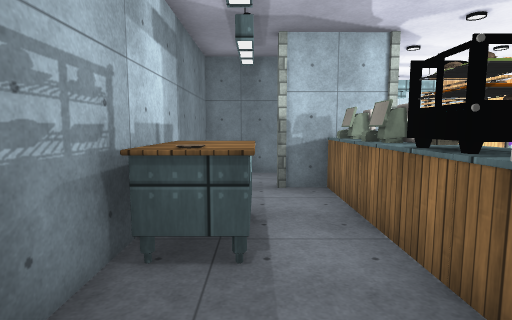
View 1 (above)

24 first-person views from a walk through a scene from a Unity 3-D project. The camera is 1.5 m above the floor, tilts 6° down and sees 80° across. Doors are open. The floor is counted in squares, 1 m on a side. Each view is taken from the middle of a square. On the plan, view 1 faces up. The plan holds only what a view shows up to about 15 squares ahead; the rest is blank. The place goes on beyond the plan. The player character is not drawn. Some animated figures are left out. Some surface patterns are stand-ins.

View 2
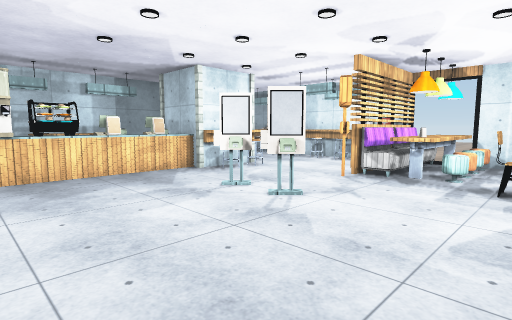

View 3
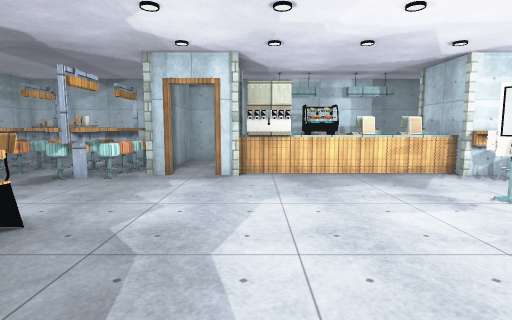

View 4
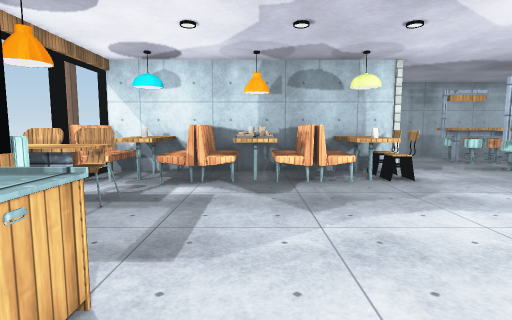

View 5
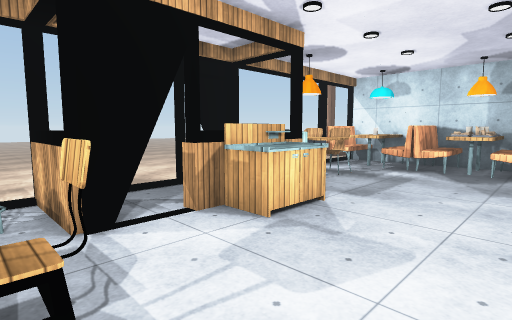

View 6
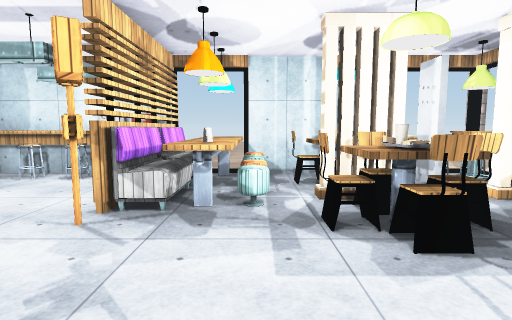

View 7
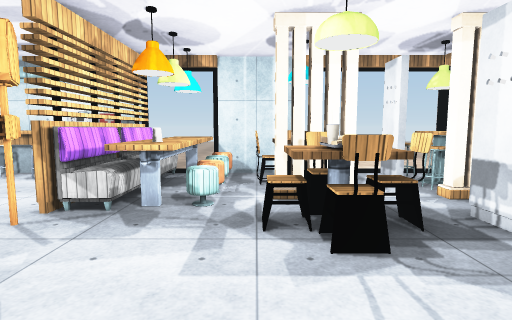

View 8
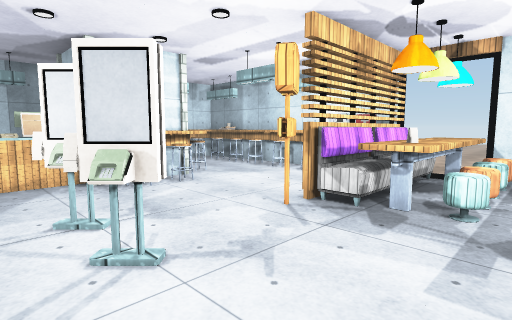

View 9
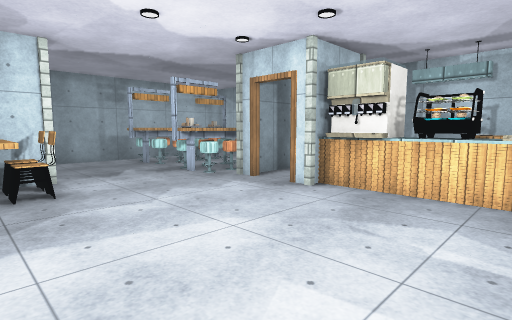

View 10
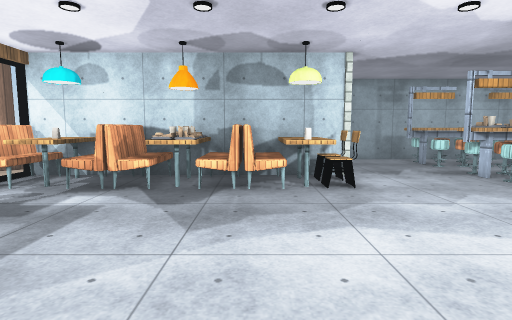

View 11
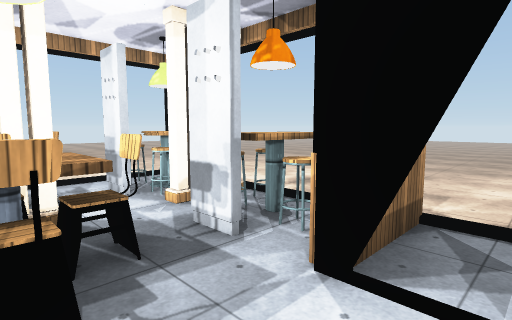

View 12
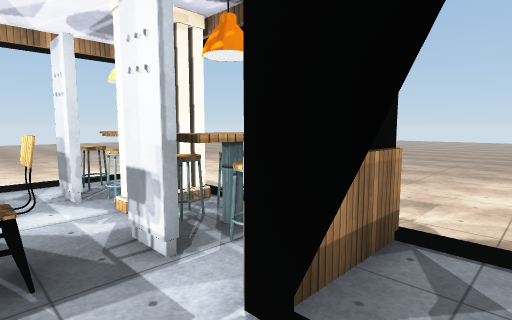

View 13
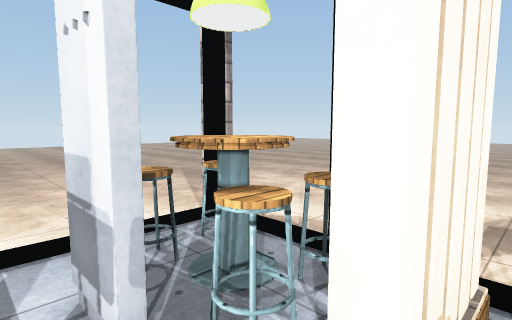

View 14
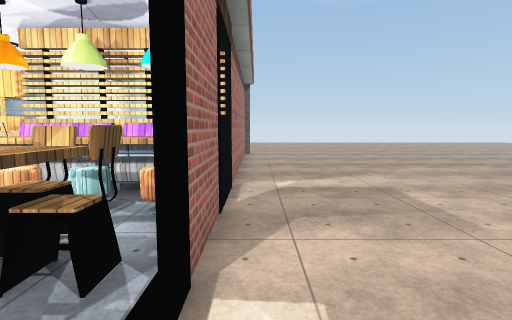

View 15
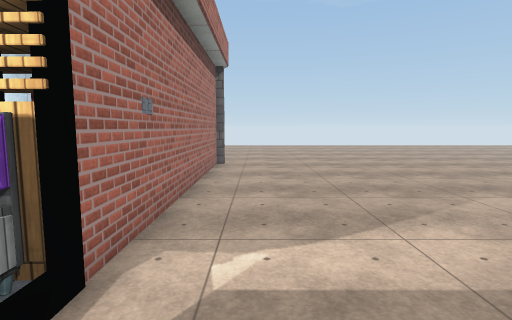

View 16
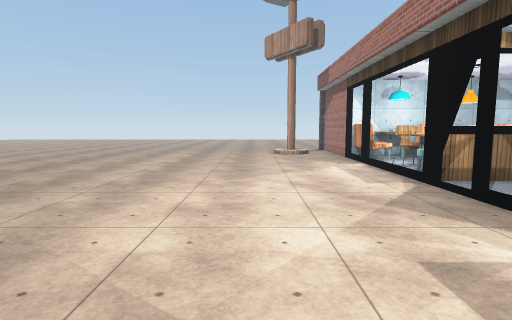

View 17
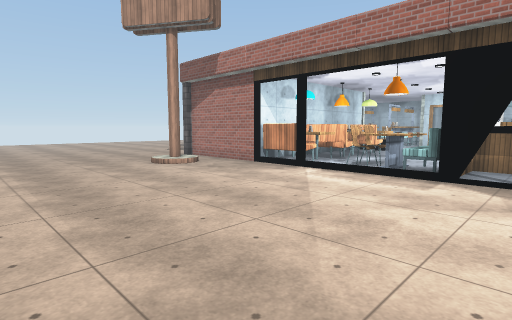

View 18
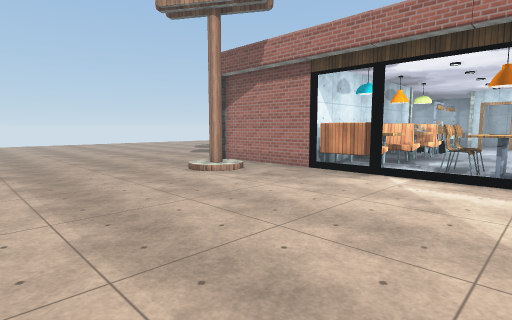

View 19
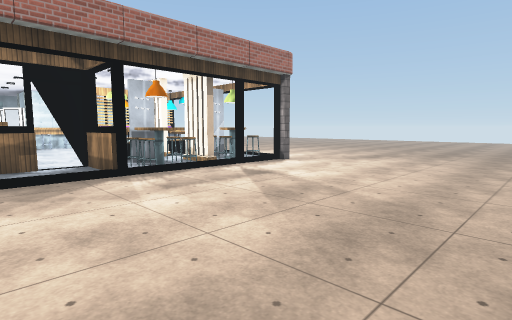

View 20
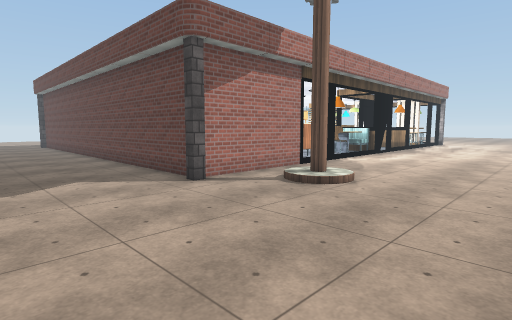

View 21
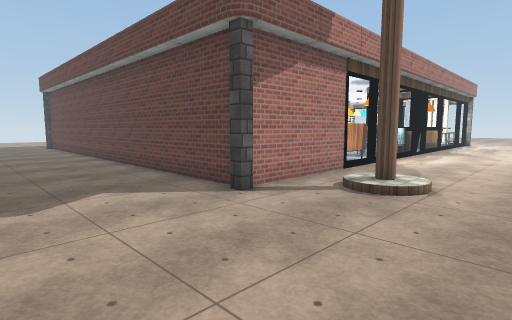

View 22
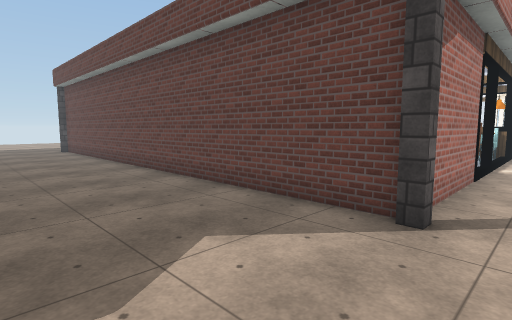

View 23
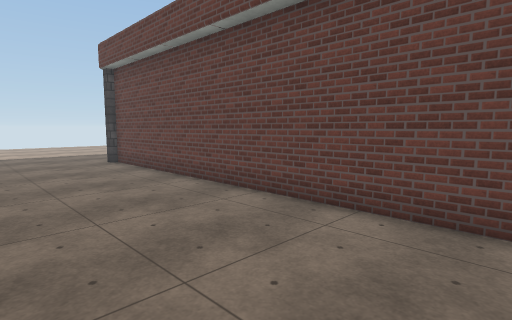

View 24
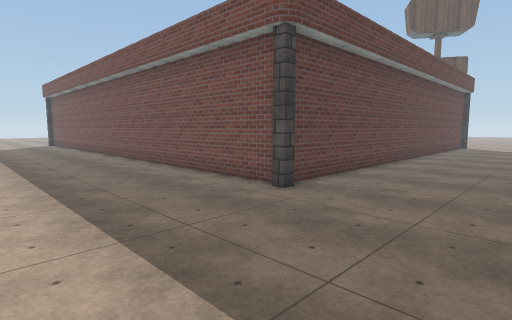

### Floor plan
Points are (right, up) in squares from view 1. A wall is a line through its corners. A room is listed if a view was taken in it or the views show most of it. See-through windows are left out.
Room 1 (views 1, 2, 3, 4, 5, 6, 7, 8, 9, 10, 11, 12, 13, 14, 15, 16, 17, 18, 19, 20, 21, 22, 23, 24)
walls: (15.5, 3) (18.4, 3) (18.4, 3.9); (15.6, 5.1) (15.6, 5.9); (15.6, 2.6) (15.6, 3.5); (15.6, 6.5) (15.6, 7.9) (18.4, 7.9) (18.4, 7.5) (15.6, 7.5) (15.6, 6.6); (16, 5.9) (16, 3); (15.6, 9.4) (15.6, 10.1); (18, 4.7) (18.5, 4.7); (2.6, 7.7) (1.4, 7.7); (18.4, 4) (18.4, 2.6) (17.2, 2.6); (14.1, 11.4) (12.4, 11.4) (12.4, 11.8); (16, 10.1) (16, 9.4); (3.4, 9.5) (3.4, 8.4); (8.5, -4.6) (13.5, -4.6); (16.2, 11.4) (16.2, 11.8); (15.4, -4.6) (18.4, -4.6) (18.4, -8.6); (0.7, 10.1) (-1.6, 10.1) (-1.6, -2.1) (2.6, -2.1); (10.5, 15.4) (13.4, 15.4); (13.2, 15.2) (10.5, 15.2); (7.5, 15.4) (8.4, 15.4) (8.4, 10.4); (3.6, 15.2) (0.7, 15.2); (18.5, 15.2) (18.1, 15.2) (18.1, 15.5); (-1.6, -4.3) (-1.6, -9.6) (7, -9.6); (0.5, 15.4) (3.6, 15.4); (16.6, -9.8) (-1.5, -9.8); (-1.8, -9.5) (-1.8, 0.3)
low walls: (8.2, 10.4) (8.2, 11)
ways out: open door at (3, -1); open door at (16, 7); open door at (18, 3.5); gap at (17, 12)
objects: other object (-2, -10); other object (-2, 15) to (-2, 16); other object (-1, 3) to (0, 5); other object (-1, 13) to (-1, 14); other object (-1, 15); other object (0, -8) to (0, -7); other object (0, -5) to (0, -4); other object (0, 14); other object (0, 15); other object (1, -9) to (1, -8); other object (1, -7); other object (1, -5); other object (1, -4) to (1, -3); other object (1, 8); other object (1, 14) to (2, 14); other object (2, -9) to (2, -8); other object (2, -7); other object (2, -5); other object (2, -4) to (2, -3); other object (2, 1) to (3, 2); other object (2, 3) to (3, 4); other object (2, 5); other object (2, 6); other object (2, 7); other object (3, -9) to (3, -8); other object (3, -7); other object (3, -5); other object (3, -4) to (3, -3); other object (3, -2); other object (3, 0); other object (3, 4) to (3, 5); other object (3, 6); other object (3, 7); other object (3, 8); other object (3, 10); other object (3, 11); other object (3, 14); other object (4, -9) to (4, -8); other object (4, -7); other object (4, -5); other object (4, -4) to (4, -3); other object (4, 8); other object (4, 9) to (4, 10); other object (4, 11); other object (4, 14); other object (4, 15) to (5, 15); other object (5, -8); other object (5, -4); other object (5, 14) to (6, 14); other object (6, 15); other object (7, 6) to (7, 7); other object (7, 15); other object (8, 6) to (9, 7); other object (8, 9) to (8, 10); other object (9, -4); other object (9, -3); other object (9, -2); other object (9, 10) to (9, 12); other object (9, 13) to (9, 15); other object (10, -4) to (11, -2); other object (10, 10) to (10, 15); other object (11, -4) to (12, -2); other object (11, 11); other object (11, 12); other object (11, 13); other object (11, 14); other object (12, 9) to (12, 10); other object (12, 13) to (12, 14); other object (13, -4) to (13, -2); other object (13, 9); other object (13, 10) to (13, 11); other object (13, 12) to (13, 13); other object (13, 14); other object (14, -4) to (14, -2); other object (14, 4) to (15, 5); other object (14, 9) to (14, 10); other object (14, 13) to (14, 14); other object (15, -4) to (15, -2); other object (16, -4) to (16, -2); other object (16, 0); other object (16, 1) to (18, 1); other object (16, 2) to (18, 2); other object (16, 9); other object (16, 13); other object (16, 14); other object (17, -4) to (18, -2); other object (17, 0) to (18, 0); other object (17, 9); other object (17, 10) to (17, 11); other object (17, 13) to (18, 13); other object (17, 14) to (18, 14); other object (18, -10) to (19, -10); other object (18, 9); other object (18, 10) to (18, 11); other object (18, 15) to (19, 16)

Positions as (right, up) in squares from view 1, and headings:
1: (0, 0), facing up
2: (13, 1), facing up-left
3: (13, 1), facing left
4: (13, 6), facing down
5: (11, 9), facing down-right
6: (11, 5), facing up
7: (12, 5), facing up
8: (12, 5), facing up-left
9: (10, 5), facing down-left
10: (11, 5), facing down
11: (13, 6), facing up-right
12: (14, 6), facing up-right
13: (15, 11), facing up-right
14: (16, 16), facing left
15: (11, 17), facing left
16: (23, 11), facing down
17: (28, 5), facing down-left
18: (28, 2), facing down-left
19: (28, 4), facing up-left
20: (26, -15), facing up-left
21: (24, -15), facing up-left
22: (20, -15), facing up-left
23: (12, -15), facing up-left
24: (-8, -15), facing up-right
